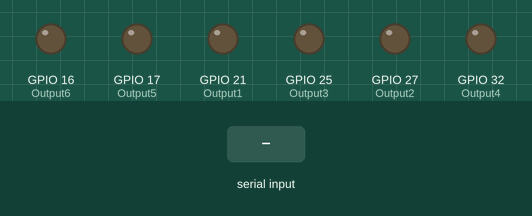
Recording of a sketch running on a simulated ESP32. Shown: output pins drawn as LEDs (lit = HIGH). Inputs (shaded band) come from the test bench. Nothing arrives over Bluetooth unless stated; what the sketch prints to the serial monitor is not drawn.

Above: at 1.2 s.
1.3 s: "1" received over the second serial link
At 3.0 s:
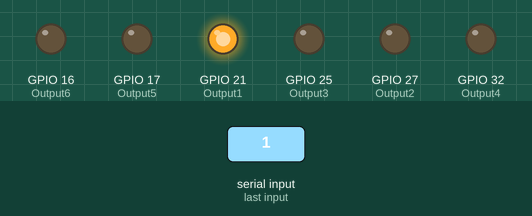
3.3 s: "2" received over the second serial link
At 4.4 s:
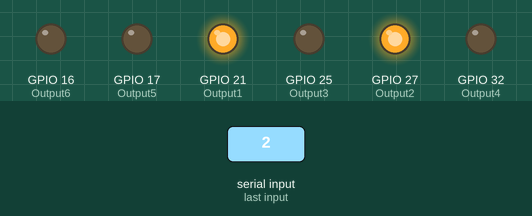
5.3 s: "3" received over the second serial link
At 6.5 s:
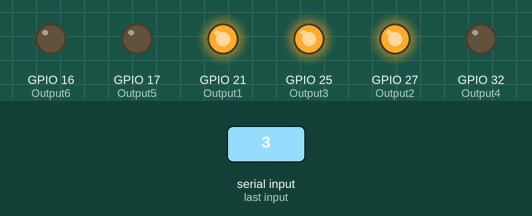
7.3 s: "4" received over the second serial link
At 9.0 s:
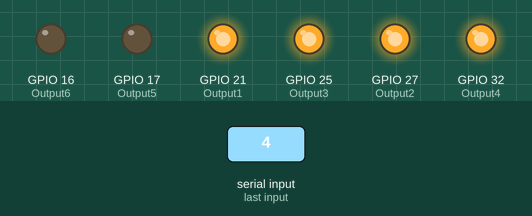
9.3 s: "5" received over the second serial link
At 10.3 s:
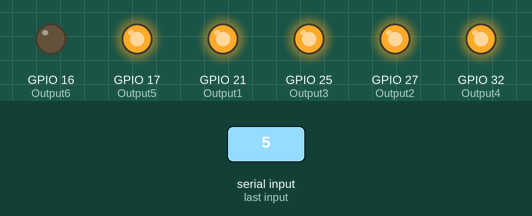
11.3 s: "6" received over the second serial link
At 12.8 s:
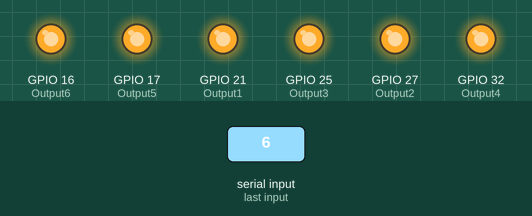
Timing chart, 0 to 14.3 s (numbered marks = the images above; inputs shaded):
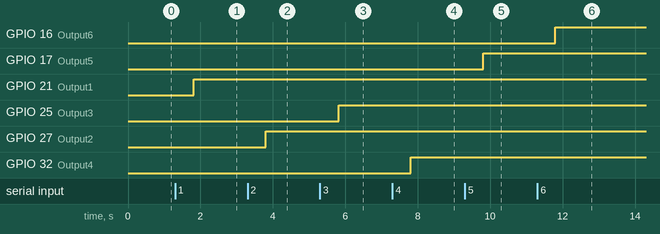

Measured:
- after the input at 1.3 s, GPIO 21 (Output1): LOW → HIGH after 0.51 s
- after the input at 3.3 s, GPIO 27 (Output2): LOW → HIGH after 0.50 s
- after the input at 5.3 s, GPIO 25 (Output3): LOW → HIGH after 0.52 s
- after the input at 7.3 s, GPIO 32 (Output4): LOW → HIGH after 0.51 s
- after the input at 9.3 s, GPIO 17 (Output5): LOW → HIGH after 0.51 s
- after the input at 11.3 s, GPIO 16 (Output6): LOW → HIGH after 0.50 s

The sketch:

FWcontroller_Arduino_Code.ino
```cpp
//    ____ __    __     ___   ___   __  __ ______ ____    ___   __    __     ____ ____
//   ||    ||    ||    //    // \\  ||\ || | || | || \\  // \\  ||    ||    ||    || \\
//   ||==  \\ /\ //   ((    ((   )) ||\\||   ||   ||_// ((   )) ||    ||    ||==  ||_//
//   ||     \V/\V/     \\__  \\_//  || \||   ||   || \\  \\_//  ||__| ||__| ||___ || \\
//
// This code uses a Bluetooth connection to allow the " FWController-APP " to light up to six fireworks from the FWController circuit.
// After the FWController circuit is built, this code must be uploaded to the ESP-32.
// To use a ESP-32 with Arduino IDE, you must click on " File ", then " Preferences ". Go to " Sketchbook Loacation: " and past " https://dl.espressif.com/dl/package_esp32_index.json " and click " OK ".
// Now go to " Tools ", then " Board: ", then " ESP32 Arduino " and select the board you are using. I am using the " HiLetgo ESP-WROOM-32 ", but any esp-32 with Bluetooth should work to my knowledge.
// Then you must download the " FWController-APP ".
// Here is a link to download the app, https://gallery.appinventor.mit.edu/?galleryid=07105df6-4db3-4b73-83b0-122944c37ee6.
// To download, follow the link and click on "Load App into MIT App Inventor".
// From there, click " Build ", then " Android App (.apk) ", Then scan the QR code with your phone’s camera.
// When the app is installed, you must pair your phone's Bluetooth with the Arduino in your phones Bluetooth settings, look for " FWcontroller ".
// Then open the app and click the green connect button, select " FWController ".
// Now you should be able to control the circuits outputs by holding down on the ignitor you select in the app.
// When you let off of an Ignition button in the app, the output will be tuned off. You must hold the button for as long as you want the output to be on.

#include <BluetoothSerial.h>  // Includes Bluetooth library.

BluetoothSerial SerialBT;  // Initializes Bluetooth serial connection.
byte switchstate;  // Sets variable "Switchstate" as a Byte.

#if !defined(CONFIG_BT_ENABLED) || !defined(CONFIG_BLUEDROID_ENABLED)
#error Bluetooth is not enabled! Please run `make menuconfig` to and enable it
#endif

const int Output1 = 21;  // Define Output1 as constant on pin 21.
const int Output2 = 27;  // Define Output2 as constant on pin 27.
const int Output3 = 25;  // Define Output3 as constant on pin 25.
const int Output4 = 32;  // Define Output4 as constant on pin 32.
const int Output5 = 17;  // Define Output5 as constant on pin 17.
const int Output6 = 16;  // Define Output6 as constant on pin 16.


void setup() {
  pinMode(Output1, OUTPUT);  // Defines Output1 as an OUTPUT.
  pinMode(Output2, OUTPUT);  // Defines Output2 as an OUTPUT.
  pinMode(Output3, OUTPUT);  // Defines Output3 as an OUTPUT.
  pinMode(Output4, OUTPUT);  // Defines Output4 as an OUTPUT.
  pinMode(Output5, OUTPUT);  // Defines Output5 as an OUTPUT.
  pinMode(Output6, OUTPUT);  // Defines Output6 as an OUTPUT.

  Serial.begin(115200);  // Starts Serial monitor at 115200 baud rate.
  SerialBT.begin("FWcontroller"); //Bluetooth device name.
  Serial.println("The device started, now you can pair it with bluetooth!"); // State that the device is ready to pair in the serial monitor.
}

void loop()
{
  if (SerialBT.available()) // If Bluetooth Serial connection available...
  {
    switchstate = SerialBT.read(); // Set the variable "Switchsate" equal to SerialBT.read.
    delay (500); // set a 500-millisecond delay.
    }

  // Logic for Ignitor 1
  if (switchstate == '1') // If there is an input of '1'...
  {
    digitalWrite(Output1, HIGH); // Pull Output1 HIGH on the Arduino.
    Serial.print("Ignitor 1 On"); // Write "Ignitor 1 ON" to the serial monitor
    }
    else if (switchstate == '0') // If there is an input of '0'...
    {
      digitalWrite(Output1, LOW); // Pull Output1 LOW on the Arduino.
      }

  // Logic for Ignitor 2
  if (switchstate == '2') // If there is an input of '2'...
  {
    digitalWrite(Output2, HIGH); // Pull Output2 HIGH on the Arduino.
    Serial.print("Ignitor 2 On"); // Write "Ignitor 2 ON" to the serial monitor
    }
    else if (switchstate == '0') // If there is an input of '0'...
    {
      digitalWrite(Output2, LOW); // Pull Output2 LOW on the Arduino.
      }
  //
  // Logic for Ignitor3
  if (switchstate == '3') // If there is an input of '3'...
  {
    digitalWrite(Output3, HIGH); // Pull Output3 HIGH on the Arduino.
    Serial.print("Ignitor 3 On"); // Write "Ignitor 3 ON" to the serial monitor
    }
    else if (switchstate == '0') // If there is an input of '0'...
    {
      digitalWrite(Output3, LOW); // Pull Output3 LOW on the Arduino.
      }
  //
  // Logic for Ignitor 4
  if (switchstate == '4') // If there is an input of '4'...
  {
    digitalWrite(Output4, HIGH); // Pull Output4 HIGH on the Arduino.
    Serial.print("Ignitor 4 On"); // Write "Ignitor 4 ON" to the serial monitor
    }
    else if (switchstate == '0') // If there is an input of '0'...
    {
      digitalWrite(Output4, LOW); // Pull Output4 LOW on the Arduino.
      }
  //
  // Logic for Ignitor5
  if (switchstate == '5') // If there is an input of '5'...
  {
    digitalWrite(Output5, HIGH); // Pull Output5 HIGH on the Arduino.
    Serial.print("Ignitor 5 On"); // Write "Ignitor 5 ON" to the serial monitor
    }
    else if (switchstate == '0') // If there is an input of '0'...
    {
      digitalWrite(Output5, LOW); // Pull Output5 LOW on the Arduino.
      }
  //
  // Logic for Ignitor6
  if (switchstate == '6') // If there is an input of '6'...
  {
    digitalWrite(Output6, HIGH); // Pull Output6 HIGH on the Arduino.
    Serial.print("Ignitor 6 On"); // Write "Ignitor 6 ON" to the serial monitor
    }
    else if (switchstate == '0') // If there is an input of '0'...
    {
      digitalWrite(Output6, LOW); // Pull Output6 LOW on the Arduino.
      }
  //
  //
  delay(20); // Sets a 20 Millisecond delay before repeating the loop.
}
```
